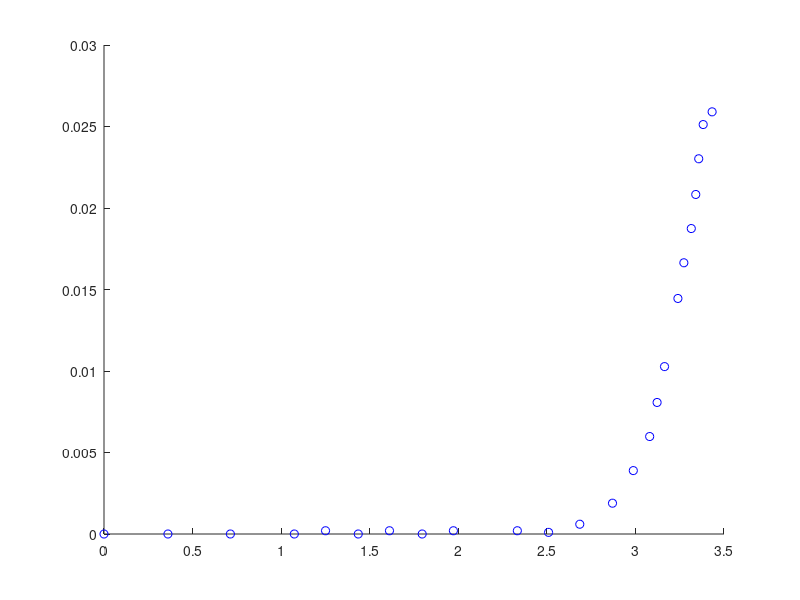

Reproduce this figure in MATLAB. (Note: this script raises an error after producing the figure.)
clc
clear
close all

I = [0.00000; 0.00000; 0.00000; 0.00000; 0.00020; 0.00000; 0.00020; 0.00000; 0.00020; 0.00020; 0.00010; 0.00060; 0.00189; 0.00389; 0.00598; 0.00807; 0.01027; 0.01445; 0.01664; 0.01874; 0.02083; 0.02302; 0.02512; 0.02590];
V = [0.00000; 0.36091; 0.71343; 1.07434; 1.25060; 1.43525; 1.61151; 1.79616; 1.97242; 2.33333; 2.50959; 2.68585; 2.87050; 2.98801; 3.08034; 3.12230; 3.16427; 3.23981; 3.27338; 3.31535; 3.34053; 3.35731; 3.38249; 3.43285];

% Define indices for each segment
n = 5;
idx = [1 6 10 15 19 24];

% Initialize arrays to store piecewise fits
% fitResults = cell(1, 5);
% fitLines = cell(1, 5);

figure;
hold on;
plot(V, I, 'bo'); % Plot original data in blue

% Loop over each segment and fit a linear model
for i = 1:n
    % Get the data for the current segment
    I_seg = I(idx(i):idx(i+1));
    V_seg = V(idx(i):idx(i+1));
    
    % Perform the linear fit for the current segment
    fitResults{i} = fit(V_seg, I_seg, 'poly1');
    
    % Generate fitted values for plotting
    fitLines{i} = feval(fitResults{i}, V_seg);
    
    % Plot each linear fit segment in red
    plot(V_seg, fitLines{i}, 'r');
end

% Label the plot
ylabel('Current (I)');
xlabel('Voltage (V)');
title('Piecewise Linear Approximation of LED Voltage-Current Characteristic');
legend('Measured Data', 'Piecewise Linear Fit');
hold off;
